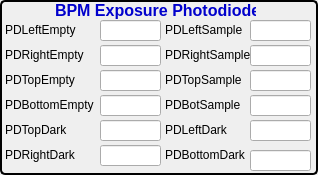
   <widget class="QGroupBox" name="groupBox_12">
    <property name="geometry">
     <rect>
      <x>480</x>
      <y>30</y>
      <width>318</width>
      <height>175</height>
     </rect>
    </property>
    <property name="styleSheet">
     <string notr="true">QGroupBox { 
     border: 2px solid black; 
     border-radius: 5px; 
 } </string>
    </property>
    <property name="title">
     <string/>
    </property>
    <widget class="QLabel" name="label_87">
     <property name="geometry">
      <rect>
       <x>55</x>
       <y>-10</y>
       <width>201</width>
       <height>41</height>
      </rect>
     </property>
     <property name="font">
      <font>
       <pointsize>12</pointsize>
       <weight>75</weight>
       <bold>true</bold>
      </font>
     </property>
     <property name="text">
      <string>&lt;html&gt;&lt;head/&gt;&lt;body&gt;&lt;p&gt;&lt;span style=&quot; color:#0000cc;&quot;&gt;BPM Exposure Photodiodes&lt;/span&gt;&lt;/p&gt;&lt;/body&gt;&lt;/html&gt;</string>
     </property>
    </widget>
    <widget class="QLabel" name="label_95">
     <property name="geometry">
      <rect>
       <x>5</x>
       <y>20</y>
       <width>91</width>
       <height>21</height>
      </rect>
     </property>
     <property name="font">
      <font>
       <pointsize>9</pointsize>
      </font>
     </property>
     <property name="styleSheet">
      <string notr="true">color: rgb(0, 0, 0)</string>
     </property>
     <property name="text">
      <string>&lt;html&gt;&lt;head/&gt;&lt;body&gt;&lt;p&gt;PDLeftEmpty&lt;/p&gt;&lt;/body&gt;&lt;/html&gt;</string>
     </property>
    </widget>
    <widget class="QLabel" name="label_96">
     <property name="geometry">
      <rect>
       <x>5</x>
       <y>45</y>
       <width>91</width>
       <height>21</height>
      </rect>
     </property>
     <property name="font">
      <font>
       <pointsize>9</pointsize>
      </font>
     </property>
     <property name="styleSheet">
      <string notr="true">color: rgb(0, 0, 0)</string>
     </property>
     <property name="text">
      <string>&lt;html&gt;&lt;head/&gt;&lt;body&gt;&lt;p&gt;PDRightEmpty&lt;/p&gt;&lt;/body&gt;&lt;/html&gt;</string>
     </property>
    </widget>
    <widget class="QLabel" name="label_97">
     <property name="geometry">
      <rect>
       <x>5</x>
       <y>70</y>
       <width>91</width>
       <height>21</height>
      </rect>
     </property>
     <property name="font">
      <font>
       <pointsize>9</pointsize>
      </font>
     </property>
     <property name="styleSheet">
      <string notr="true">color: rgb(0, 0, 0)</string>
     </property>
     <property name="text">
      <string>&lt;html&gt;&lt;head/&gt;&lt;body&gt;&lt;p&gt;PDTopEmpty&lt;/p&gt;&lt;/body&gt;&lt;/html&gt;</string>
     </property>
    </widget>
    <widget class="QLabel" name="label_98">
     <property name="geometry">
      <rect>
       <x>5</x>
       <y>95</y>
       <width>101</width>
       <height>21</height>
      </rect>
     </property>
     <property name="font">
      <font>
       <pointsize>9</pointsize>
      </font>
     </property>
     <property name="styleSheet">
      <string notr="true">color: rgb(0, 0, 0)</string>
     </property>
     <property name="text">
      <string>&lt;html&gt;&lt;head/&gt;&lt;body&gt;&lt;p&gt;PDBottomEmpty&lt;/p&gt;&lt;/body&gt;&lt;/html&gt;</string>
     </property>
    </widget>
    <widget class="QLabel" name="label_99">
     <property name="geometry">
      <rect>
       <x>5</x>
       <y>120</y>
       <width>91</width>
       <height>21</height>
      </rect>
     </property>
     <property name="font">
      <font>
       <pointsize>9</pointsize>
      </font>
     </property>
     <property name="styleSheet">
      <string notr="true">color: rgb(0, 0, 0)</string>
     </property>
     <property name="text">
      <string>&lt;html&gt;&lt;head/&gt;&lt;body&gt;&lt;p&gt;PDTopDark&lt;/p&gt;&lt;/body&gt;&lt;/html&gt;</string>
     </property>
    </widget>
    <widget class="QLabel" name="label_100">
     <property name="geometry">
      <rect>
       <x>5</x>
       <y>145</y>
       <width>91</width>
       <height>21</height>
      </rect>
     </property>
     <property name="font">
      <font>
       <pointsize>9</pointsize>
      </font>
     </property>
     <property name="text">
      <string>&lt;html&gt;&lt;head/&gt;&lt;body&gt;&lt;p&gt;PDRightDark&lt;/p&gt;&lt;/body&gt;&lt;/html&gt;</string>
     </property>
    </widget>
    <widget class="QLabel" name="label_101">
     <property name="geometry">
      <rect>
       <x>165</x>
       <y>20</y>
       <width>91</width>
       <height>21</height>
      </rect>
     </property>
     <property name="font">
      <font>
       <pointsize>9</pointsize>
      </font>
     </property>
     <property name="text">
      <string>&lt;html&gt;&lt;head/&gt;&lt;body&gt;&lt;p&gt;PDLeftSample&lt;/p&gt;&lt;/body&gt;&lt;/html&gt;</string>
     </property>
    </widget>
    <widget class="QLabel" name="label_102">
     <property name="geometry">
      <rect>
       <x>165</x>
       <y>45</y>
       <width>91</width>
       <height>21</height>
      </rect>
     </property>
     <property name="font">
      <font>
       <pointsize>9</pointsize>
      </font>
     </property>
     <property name="text">
      <string>&lt;html&gt;&lt;head/&gt;&lt;body&gt;&lt;p&gt;PDRightSample&lt;/p&gt;&lt;/body&gt;&lt;/html&gt;</string>
     </property>
    </widget>
    <widget class="QLabel" name="label_103">
     <property name="geometry">
      <rect>
       <x>165</x>
       <y>70</y>
       <width>91</width>
       <height>21</height>
      </rect>
     </property>
     <property name="font">
      <font>
       <pointsize>9</pointsize>
      </font>
     </property>
     <property name="text">
      <string>&lt;html&gt;&lt;head/&gt;&lt;body&gt;&lt;p&gt;PDTopSample&lt;/p&gt;&lt;/body&gt;&lt;/html&gt;</string>
     </property>
    </widget>
    <widget class="QLabel" name="label_104">
     <property name="geometry">
      <rect>
       <x>165</x>
       <y>95</y>
       <width>91</width>
       <height>21</height>
      </rect>
     </property>
     <property name="font">
      <font>
       <pointsize>9</pointsize>
      </font>
     </property>
     <property name="text">
      <string>&lt;html&gt;&lt;head/&gt;&lt;body&gt;&lt;p&gt;PDBotSample&lt;/p&gt;&lt;/body&gt;&lt;/html&gt;</string>
     </property>
    </widget>
    <widget class="QLabel" name="label_105">
     <property name="geometry">
      <rect>
       <x>165</x>
       <y>120</y>
       <width>91</width>
       <height>21</height>
      </rect>
     </property>
     <property name="font">
      <font>
       <pointsize>9</pointsize>
      </font>
     </property>
     <property name="text">
      <string>&lt;html&gt;&lt;head/&gt;&lt;body&gt;&lt;p&gt;PDLeftDark&lt;/p&gt;&lt;/body&gt;&lt;/html&gt;</string>
     </property>
    </widget>
    <widget class="QLabel" name="label_106">
     <property name="geometry">
      <rect>
       <x>165</x>
       <y>145</y>
       <width>91</width>
       <height>21</height>
      </rect>
     </property>
     <property name="font">
      <font>
       <pointsize>9</pointsize>
      </font>
     </property>
     <property name="text">
      <string>&lt;html&gt;&lt;head/&gt;&lt;body&gt;&lt;p&gt;PDBottomDark&lt;/p&gt;&lt;/body&gt;&lt;/html&gt;</string>
     </property>
    </widget>
    <widget class="caTextEntry" name="catextentry_111">
     <property name="geometry">
      <rect>
       <x>100</x>
       <y>20</y>
       <width>61</width>
       <height>21</height>
      </rect>
     </property>
     <property name="channel" stdset="0">
      <string notr="true">9idcSAXS:BPM_L_Empty.VAL</string>
     </property>
     <property name="background">
      <color>
       <red>115</red>
       <green>215</green>
       <blue>253</blue>
      </color>
     </property>
     <property name="colorMode">
      <enum>caLineEdit::Static</enum>
     </property>
    </widget>
    <widget class="caTextEntry" name="catextentry_112">
     <property name="geometry">
      <rect>
       <x>100</x>
       <y>45</y>
       <width>61</width>
       <height>21</height>
      </rect>
     </property>
     <property name="channel" stdset="0">
      <string notr="true">9idcSAXS:BPM_R_Empty.VAL</string>
     </property>
     <property name="background">
      <color>
       <red>115</red>
       <green>215</green>
       <blue>253</blue>
      </color>
     </property>
     <property name="colorMode">
      <enum>caLineEdit::Static</enum>
     </property>
    </widget>
    <widget class="caTextEntry" name="catextentry_113">
     <property name="geometry">
      <rect>
       <x>100</x>
       <y>70</y>
       <width>61</width>
       <height>21</height>
      </rect>
     </property>
     <property name="channel" stdset="0">
      <string notr="true">9idcSAXS:BPM_T_Empty.VAL</string>
     </property>
     <property name="background">
      <color>
       <red>115</red>
       <green>215</green>
       <blue>253</blue>
      </color>
     </property>
     <property name="colorMode">
      <enum>caLineEdit::Static</enum>
     </property>
    </widget>
    <widget class="caTextEntry" name="catextentry_114">
     <property name="geometry">
      <rect>
       <x>100</x>
       <y>95</y>
       <width>61</width>
       <height>21</height>
      </rect>
     </property>
     <property name="channel" stdset="0">
      <string notr="true">9idcSAXS:BPM_B_Empty.VAL</string>
     </property>
     <property name="background">
      <color>
       <red>115</red>
       <green>215</green>
       <blue>253</blue>
      </color>
     </property>
     <property name="colorMode">
      <enum>caLineEdit::Static</enum>
     </property>
    </widget>
    <widget class="caTextEntry" name="catextentry_115">
     <property name="geometry">
      <rect>
       <x>100</x>
       <y>120</y>
       <width>61</width>
       <height>21</height>
      </rect>
     </property>
     <property name="channel" stdset="0">
      <string notr="true">9idcSAXS:BPM_T_Dark.VAL</string>
     </property>
     <property name="background">
      <color>
       <red>115</red>
       <green>215</green>
       <blue>253</blue>
      </color>
     </property>
     <property name="colorMode">
      <enum>caLineEdit::Static</enum>
     </property>
    </widget>
    <widget class="caTextEntry" name="catextentry_116">
     <property name="geometry">
      <rect>
       <x>100</x>
       <y>145</y>
       <width>61</width>
       <height>21</height>
      </rect>
     </property>
     <property name="channel" stdset="0">
      <string notr="true">9idcSAXS:BPM_R_Dark.VAL</string>
     </property>
     <property name="background">
      <color>
       <red>115</red>
       <green>215</green>
       <blue>253</blue>
      </color>
     </property>
     <property name="colorMode">
      <enum>caLineEdit::Static</enum>
     </property>
    </widget>
    <widget class="caTextEntry" name="catextentry_117">
     <property name="geometry">
      <rect>
       <x>250</x>
       <y>20</y>
       <width>61</width>
       <height>21</height>
      </rect>
     </property>
     <property name="channel" stdset="0">
      <string notr="true">9idcSAXS:BPM_L_Sample.VAL</string>
     </property>
     <property name="background">
      <color>
       <red>115</red>
       <green>215</green>
       <blue>253</blue>
      </color>
     </property>
     <property name="colorMode">
      <enum>caLineEdit::Static</enum>
     </property>
    </widget>
    <widget class="caTextEntry" name="catextentry_118">
     <property name="geometry">
      <rect>
       <x>250</x>
       <y>45</y>
       <width>61</width>
       <height>21</height>
      </rect>
     </property>
     <property name="channel" stdset="0">
      <string notr="true">9idcSAXS:BPM_R_Sample.VAL</string>
     </property>
     <property name="background">
      <color>
       <red>115</red>
       <green>215</green>
       <blue>253</blue>
      </color>
     </property>
     <property name="colorMode">
      <enum>caLineEdit::Static</enum>
     </property>
    </widget>
    <widget class="caTextEntry" name="catextentry_119">
     <property name="geometry">
      <rect>
       <x>250</x>
       <y>70</y>
       <width>61</width>
       <height>21</height>
      </rect>
     </property>
     <property name="channel" stdset="0">
      <string notr="true">9idcSAXS:BPM_T_Sample.VAL</string>
     </property>
     <property name="background">
      <color>
       <red>115</red>
       <green>215</green>
       <blue>253</blue>
      </color>
     </property>
     <property name="colorMode">
      <enum>caLineEdit::Static</enum>
     </property>
    </widget>
    <widget class="caTextEntry" name="catextentry_120">
     <property name="geometry">
      <rect>
       <x>250</x>
       <y>95</y>
       <width>61</width>
       <height>21</height>
      </rect>
     </property>
     <property name="channel" stdset="0">
      <string notr="true">9idcSAXS:BPM_B_Sample.VAL</string>
     </property>
     <property name="background">
      <color>
       <red>115</red>
       <green>215</green>
       <blue>253</blue>
      </color>
     </property>
     <property name="colorMode">
      <enum>caLineEdit::Static</enum>
     </property>
    </widget>
    <widget class="caTextEntry" name="catextentry_121">
     <property name="geometry">
      <rect>
       <x>250</x>
       <y>120</y>
       <width>61</width>
       <height>21</height>
      </rect>
     </property>
     <property name="channel" stdset="0">
      <string notr="true">9idcSAXS:BPM_L_Dark.VAL</string>
     </property>
     <property name="background">
      <color>
       <red>115</red>
       <green>215</green>
       <blue>253</blue>
      </color>
     </property>
     <property name="colorMode">
      <enum>caLineEdit::Static</enum>
     </property>
    </widget>
    <widget class="caTextEntry" name="catextentry_122">
     <property name="geometry">
      <rect>
       <x>250</x>
       <y>150</y>
       <width>61</width>
       <height>21</height>
      </rect>
     </property>
     <property name="channel" stdset="0">
      <string notr="true">9idcSAXS:BPM_B_Dark.VAL</string>
     </property>
     <property name="background">
      <color>
       <red>115</red>
       <green>215</green>
       <blue>253</blue>
      </color>
     </property>
     <property name="colorMode">
      <enum>caLineEdit::Static</enum>
     </property>
    </widget>
   </widget>
